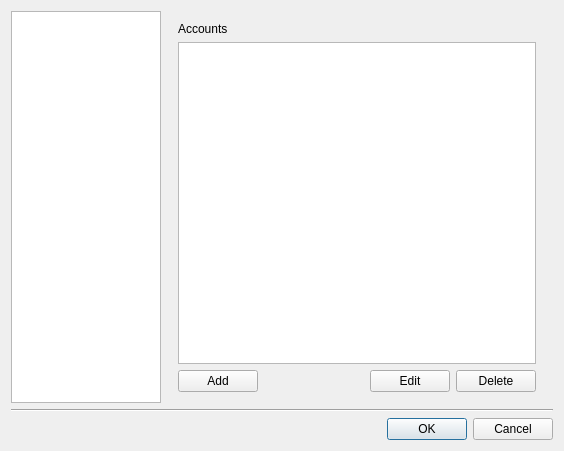
<?xml version="1.0" encoding="UTF-8"?>
<ui version="4.0">
 <class>SettingsDialogClass</class>
 <widget class="QDialog" name="SettingsDialogClass">
  <property name="geometry">
   <rect>
    <x>0</x>
    <y>0</y>
    <width>564</width>
    <height>451</height>
   </rect>
  </property>
  <property name="windowTitle">
   <string>Settings</string>
  </property>
  <layout class="QVBoxLayout" name="verticalLayout">
   <item>
    <layout class="QHBoxLayout" name="horizontalLayout">
     <item>
      <widget class="QListWidget" name="listWidget">
       <property name="maximumSize">
        <size>
         <width>150</width>
         <height>16777215</height>
        </size>
       </property>
      </widget>
     </item>
     <item>
      <widget class="QStackedWidget" name="stackedWidget">
       <property name="currentIndex">
        <number>0</number>
       </property>
       <widget class="QWidget" name="accountsPage">
        <layout class="QVBoxLayout" name="verticalLayout_2">
         <item>
          <widget class="QLabel" name="label">
           <property name="text">
            <string>Accounts</string>
           </property>
          </widget>
         </item>
         <item>
          <widget class="QTableView" name="tableView">
           <property name="selectionMode">
            <enum>QAbstractItemView::SingleSelection</enum>
           </property>
          </widget>
         </item>
         <item>
          <layout class="QHBoxLayout" name="commandBarLayout">
           <item>
            <widget class="QPushButton" name="addAccountButton">
             <property name="text">
              <string>Add</string>
             </property>
            </widget>
           </item>
           <item>
            <spacer name="horizontalSpacer">
             <property name="orientation">
              <enum>Qt::Horizontal</enum>
             </property>
             <property name="sizeHint" stdset="0">
              <size>
               <width>40</width>
               <height>20</height>
              </size>
             </property>
            </spacer>
           </item>
           <item>
            <widget class="QPushButton" name="editAccountButton">
             <property name="text">
              <string>Edit</string>
             </property>
            </widget>
           </item>
           <item>
            <widget class="QPushButton" name="deleteAccountButton">
             <property name="text">
              <string>Delete</string>
             </property>
            </widget>
           </item>
          </layout>
         </item>
        </layout>
       </widget>
       <widget class="QWidget" name="pluginsPage">
        <widget class="QListView" name="listView">
         <property name="geometry">
          <rect>
           <x>30</x>
           <y>60</y>
           <width>301</width>
           <height>261</height>
          </rect>
         </property>
        </widget>
       </widget>
      </widget>
     </item>
     <item>
      <widget class="QWidget" name="serviceSettingsPane" native="true"/>
     </item>
    </layout>
   </item>
   <item>
    <widget class="Line" name="line">
     <property name="orientation">
      <enum>Qt::Horizontal</enum>
     </property>
    </widget>
   </item>
   <item>
    <widget class="QDialogButtonBox" name="buttonBox">
     <property name="orientation">
      <enum>Qt::Horizontal</enum>
     </property>
     <property name="standardButtons">
      <set>QDialogButtonBox::Cancel|QDialogButtonBox::Ok</set>
     </property>
    </widget>
   </item>
  </layout>
 </widget>
 <layoutdefault spacing="6" margin="11"/>
 <resources/>
 <connections/>
</ui>
